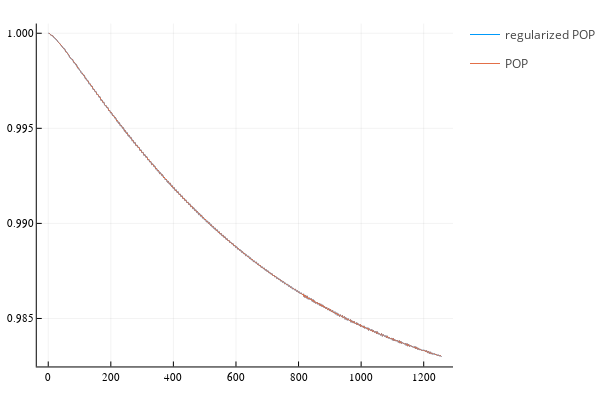

Source (notebook cell):
### Code cell
plot(fʳᵉᵍ, label = "regularized POP")
plot!(fᵖᵒᵖ, label = "POP")
#plot!(fᵃⁿᶻ, label = "ansatz")
#plot!(fᵖᵒᵖᵃⁿᶻ, label = "POP ansatz")

### Figure 1 — Plotly figure (JSON) as saved in the notebook; plotly's stock layout.template omitted (floating-point values rounded to 4 significant figures; data arrays with more than 128 entries replaced by an {"elided": "..."} marker saying what was removed)
{"data": [{"colorbar": {"title": ""}, "legendgroup": "regularized POP", "line": {"color": "rgba(0, 154, 250, 1.000)", "dash": "solid", "shape": "linear", "width": 1}, "mode": "lines", "name": "regularized POP", "showlegend": true, "type": "scatter", "x": {"elided": "1256 int values"}, "xaxis": "x", "y": {"elided": "1256 float values"}, "yaxis": "y", "zmax": null, "zmin": null}, {"colorbar": {"title": ""}, "legendgroup": "POP", "line": {"color": "rgba(227, 111, 71, 1.000)", "dash": "solid", "shape": "linear", "width": 1}, "mode": "lines", "name": "POP", "showlegend": true, "type": "scatter", "x": {"elided": "1256 int values"}, "xaxis": "x", "y": {"elided": "1256 float values"}, "yaxis": "y", "zmax": null, "zmin": null}], "layout": {"annotations": [], "height": 400, "legend_position": {"bgcolor": "rgba(255, 255, 255, 1.000)", "bordercolor": "rgba(0, 0, 0, 1.000)", "borderwidth": 1, "font": {"color": "rgba(0, 0, 0, 1.000)", "family": "sans-serif", "size": 11}, "title": {"font": {"color": "rgba(0, 0, 0, 1.000)", "family": "sans-serif", "size": 15}, "text": ""}, "tracegroupgap": 0, "traceorder": "normal", "x": 1, "xanchor": "auto", "y": 1, "yanchor": "auto"}, "margin": {"b": 20, "l": 0, "r": 0, "t": 20}, "paper_bgcolor": "rgba(255, 255, 255, 1.000)", "plot_bgcolor": "rgba(255, 255, 255, 1.000)", "showlegend": true, "width": 600, "xaxis": {"anchor": "y", "domain": [0.08064, 0.9934], "gridcolor": "rgba(0, 0, 0, 0.100)", "gridwidth": 0.5, "linecolor": "rgba(0, 0, 0, 1.000)", "mirror": false, "range": [-36.65, 1294.0], "showgrid": true, "showline": true, "showticklabels": true, "tickangle": 0, "tickcolor": "rgb(0, 0, 0)", "tickfont": {"color": "rgba(0, 0, 0, 1.000)", "family": "sans-serif", "size": 11}, "tickmode": "array", "ticks": "inside", "ticktext": ["0", "200", "400", "600", "800", "1000", "1200"], "tickvals": [0, 200, 400, 600, 800, 1000, 1200], "title": "", "titlefont": {"color": "rgba(0, 0, 0, 1.000)", "family": "sans-serif", "size": 15}, "type": "-", "visible": true, "zeroline": false, "zerolinecolor": "rgba(0, 0, 0, 1.000)"}, "yaxis": {"anchor": "x", "domain": [0.03762, 0.9902], "gridcolor": "rgba(0, 0, 0, 0.100)", "gridwidth": 0.5, "linecolor": "rgba(0, 0, 0, 1.000)", "mirror": false, "range": [0.9825, 1.001], "showgrid": true, "showline": true, "showticklabels": true, "tickangle": 0, "tickcolor": "rgb(0, 0, 0)", "tickfont": {"color": "rgba(0, 0, 0, 1.000)", "family": "sans-serif", "size": 11}, "tickmode": "array", "ticks": "inside", "ticktext": ["0.985", "0.990", "0.995", "1.000"], "tickvals": [0.985, 0.99, 0.995, 1], "title": "", "titlefont": {"color": "rgba(0, 0, 0, 1.000)", "family": "sans-serif", "size": 15}, "type": "-", "visible": true, "zeroline": false, "zerolinecolor": "rgba(0, 0, 0, 1.000)"}}}
